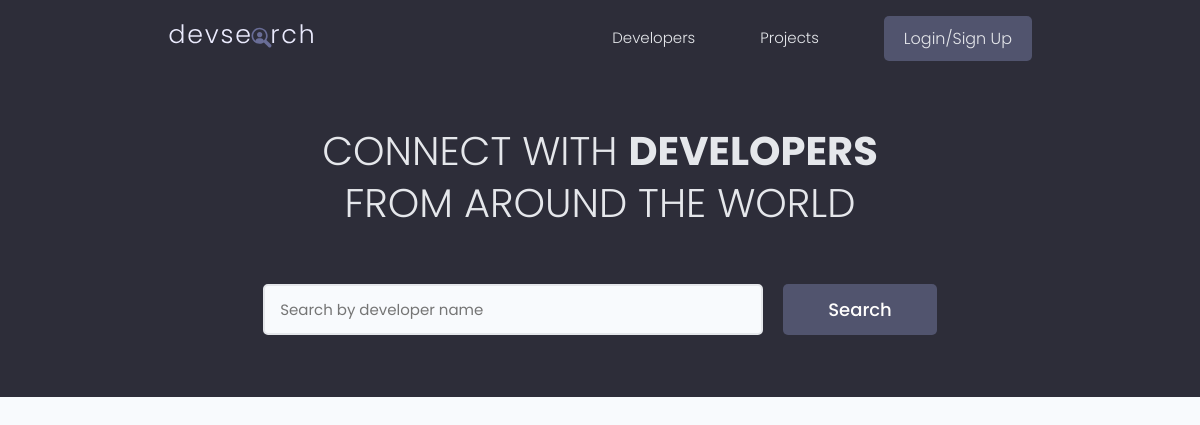
The app's page /, older data.
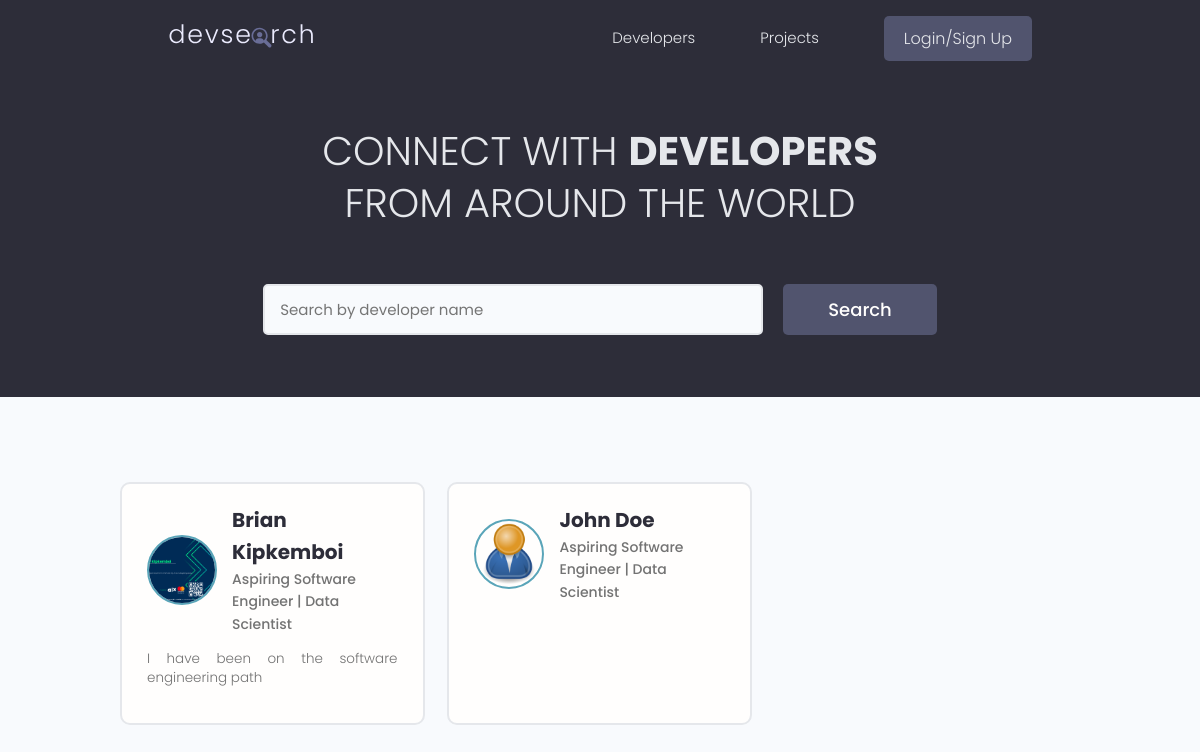
The same page, newer data.
### users/models.py (models this page shows, shortened)
class Profile(models.Model):
    user = models.OneToOneField(
        User, on_delete=models.CASCADE, null=True, blank=True)
    name = models.CharField(max_length=200, blank=True, null=True)
    email = models.EmailField(max_length=500, blank=True, null=True)
    username = models.CharField(max_length=200, blank=True, null=True)
    location = models.CharField(max_length=200, blank=True, null=True)
    short_intro = models.CharField(max_length=200, blank=True, null=True)
    bio = models.TextField(blank=True, null=True)
    profile_image = models.ImageField(
        null=True, blank=True, upload_to='profiles/', default="profiles/user-default.png")
    social_github = models.CharField(max_length=200, blank=True, null=True)
    social_twitter = models.CharField(max_length=200, blank=True, null=True)
    social_linkedin = models.CharField(max_length=200, blank=True, null=True)
    social_youtube = models.CharField(max_length=200, blank=True, null=True)
    social_website = models.CharField(max_length=200, blank=True, null=True)
    created = models.DateTimeField(auto_now_add=True)
    id = models.UUIDField(default=uuid.uuid4, unique=True,
                          primary_key=True, editable=False)
    class Meta:
        ordering = ['created']
    @property
    def imageURL(self):
        try:
            url = self.profile_image.url
        except:
            url = ''
        return url

### users/views.py (the view)
# urls.py: path('', views.profiles, name="profiles"),
def profiles(request):
    profiles, search_query = searchProfiles(request)
    custom_range, profiles = paginateProfiles(request, profiles, 3)
    context = {'profiles': profiles, 'search_query': search_query,
               'custom_range': custom_range}
    return render(request, 'users/profiles.html', context)

### users/utils.py (called while the page is built)
def paginateProfiles(request, profiles, results):
    page = request.GET.get('page')
    paginator = Paginator(profiles, results)
    try:
        profiles = paginator.page(page)
    except PageNotAnInteger:
        page = 1
        profiles = paginator.page(page)
    except EmptyPage:
        page = paginator.num_pages
        profiles = paginator.page(page)
    leftIndex = (int(page) - 4)
    if leftIndex < 1:
        leftIndex = 1
    rightIndex = (int(page) + 5)
    if rightIndex > paginator.num_pages:
        rightIndex = paginator.num_pages + 1
    custom_range = range(leftIndex, rightIndex)
    return custom_range, profiles

def searchProfiles(request):
    search_query = ''
    if request.GET.get('search_query'):
        search_query = request.GET.get('search_query')
    skills = Skill.objects.filter(name__icontains=search_query)
    profiles = Profile.objects.distinct().filter(
        Q(name__icontains=search_query) |
        Q(short_intro__icontains=search_query) |
        Q(skill__in=skills)
    )
    return profiles, search_query

### users/templates/users/profiles.html (shortened to what this page needs)
{% extends 'main.html' %}
{% block content %}
<main class="home">
    <section class="hero-section text-center">
        <div class="container container--narrow">
            <div class="hero-section__box">
                <h2>CONNECT WITH <span>DEVELOPERS</span></h2>
                <h2>FROM AROUND THE WORLD</h2>
            </div>
            <div class="hero-section__search">
                <form id="searchForm" class="form" action="{% url 'profiles' %}" method="get">
                    <div class="form__field">
                        <input class="input input--text" id="formInput#search" type="text" name="search_query"
                            value="{{search_query}}" placeholder="Search by developer name" />
                    </div>
                    <input class="btn btn--sub btn--lg" type="submit" value="Search" />
                </form>
            </div>
        </div>
    </section>
    <section class="devlist">
        <div class="container">
            <div class="grid grid--three">
                {% for profile in profiles %}
                <div class="column card">
                    <div class="dev">
                        <a href="{% url 'user-profile' profile.id %}" class="card__body">
                            <div class="dev__profile">
                                <img class="avatar avatar--md" src="{{ profile.imageURL }}" alt="image" />
                                <div class="dev__meta">
                                    <h3>{{profile.name}}</h3>
                                    <h5>{{profile.short_intro|slice:"60"}}</h5>
                                </div>
                            </div>
                            <p class="dev__info">{{profile.bio|slice:"150"}}</p>
                        </a>
                    </div>
                </div>
                {% endfor %}
            </div>
        </div>
    </section>
</main>
{% endblock content %}

Row changes from the older to the newer data that the page shows:
added Profile: imageURL (picture), name "Brian Kipkemboi", short_intro "Aspiring Software Engineer | Data Scientist", bio "I have been on the software engineering path"
added Profile: imageURL (placeholder picture), name "John Doe", short_intro "Aspiring Software Engineer | Data Scientist"
